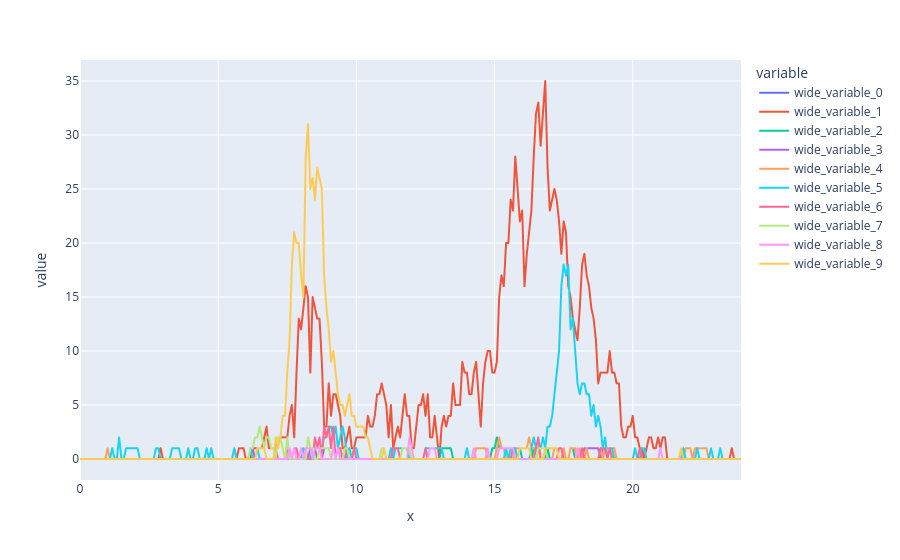

Notebook code for this chart:
### Code cell
import plotly.express as px 
px.line(x = [i * 5 / 60 for i in range(0, 288)], 
        y = [np.array(distr_of_jams(random.randint(0, 200))) for k in range(0, 10)])

### Figure 1 — Plotly figure (JSON) as saved in the notebook; plotly's stock layout.template omitted (floating-point values rounded to 4 significant figures; data arrays with more than 128 entries replaced by an {"elided": "..."} marker saying what was removed)
{"data": [{"hovertemplate": "variable=wide_variable_0<br>x=%{x}<br>value=%{y}<extra></extra>", "legendgroup": "wide_variable_0", "line": {"color": "#636efa", "dash": "solid"}, "marker": {"symbol": "circle"}, "mode": "lines", "name": "wide_variable_0", "showlegend": true, "type": "scattergl", "x": {"elided": "288 float values"}, "xaxis": "x", "y": {"elided": "288 int values"}, "yaxis": "y"}, {"hovertemplate": "variable=wide_variable_1<br>x=%{x}<br>value=%{y}<extra></extra>", "legendgroup": "wide_variable_1", "line": {"color": "#EF553B", "dash": "solid"}, "marker": {"symbol": "circle"}, "mode": "lines", "name": "wide_variable_1", "showlegend": true, "type": "scattergl", "x": {"elided": "288 float values"}, "xaxis": "x", "y": {"elided": "288 int values"}, "yaxis": "y"}, {"hovertemplate": "variable=wide_variable_2<br>x=%{x}<br>value=%{y}<extra></extra>", "legendgroup": "wide_variable_2", "line": {"color": "#00cc96", "dash": "solid"}, "marker": {"symbol": "circle"}, "mode": "lines", "name": "wide_variable_2", "showlegend": true, "type": "scattergl", "x": {"elided": "288 float values"}, "xaxis": "x", "y": {"elided": "288 int values"}, "yaxis": "y"}, {"hovertemplate": "variable=wide_variable_3<br>x=%{x}<br>value=%{y}<extra></extra>", "legendgroup": "wide_variable_3", "line": {"color": "#ab63fa", "dash": "solid"}, "marker": {"symbol": "circle"}, "mode": "lines", "name": "wide_variable_3", "showlegend": true, "type": "scattergl", "x": {"elided": "288 float values"}, "xaxis": "x", "y": {"elided": "288 int values"}, "yaxis": "y"}, {"hovertemplate": "variable=wide_variable_4<br>x=%{x}<br>value=%{y}<extra></extra>", "legendgroup": "wide_variable_4", "line": {"color": "#FFA15A", "dash": "solid"}, "marker": {"symbol": "circle"}, "mode": "lines", "name": "wide_variable_4", "showlegend": true, "type": "scattergl", "x": {"elided": "288 float values"}, "xaxis": "x", "y": {"elided": "288 int values"}, "yaxis": "y"}, {"hovertemplate": "variable=wide_variable_5<br>x=%{x}<br>value=%{y}<extra></extra>", "legendgroup": "wide_variable_5", "line": {"color": "#19d3f3", "dash": "solid"}, "marker": {"symbol": "circle"}, "mode": "lines", "name": "wide_variable_5", "showlegend": true, "type": "scattergl", "x": {"elided": "288 float values"}, "xaxis": "x", "y": {"elided": "288 int values"}, "yaxis": "y"}, {"hovertemplate": "variable=wide_variable_6<br>x=%{x}<br>value=%{y}<extra></extra>", "legendgroup": "wide_variable_6", "line": {"color": "#FF6692", "dash": "solid"}, "marker": {"symbol": "circle"}, "mode": "lines", "name": "wide_variable_6", "showlegend": true, "type": "scattergl", "x": {"elided": "288 float values"}, "xaxis": "x", "y": {"elided": "288 int values"}, "yaxis": "y"}, {"hovertemplate": "variable=wide_variable_7<br>x=%{x}<br>value=%{y}<extra></extra>", "legendgroup": "wide_variable_7", "line": {"color": "#B6E880", "dash": "solid"}, "marker": {"symbol": "circle"}, "mode": "lines", "name": "wide_variable_7", "showlegend": true, "type": "scattergl", "x": {"elided": "288 float values"}, "xaxis": "x", "y": {"elided": "288 int values"}, "yaxis": "y"}, {"hovertemplate": "variable=wide_variable_8<br>x=%{x}<br>value=%{y}<extra></extra>", "legendgroup": "wide_variable_8", "line": {"color": "#FF97FF", "dash": "solid"}, "marker": {"symbol": "circle"}, "mode": "lines", "name": "wide_variable_8", "showlegend": true, "type": "scattergl", "x": {"elided": "288 float values"}, "xaxis": "x", "y": {"elided": "288 int values"}, "yaxis": "y"}, {"hovertemplate": "variable=wide_variable_9<br>x=%{x}<br>value=%{y}<extra></extra>", "legendgroup": "wide_variable_9", "line": {"color": "#FECB52", "dash": "solid"}, "marker": {"symbol": "circle"}, "mode": "lines", "name": "wide_variable_9", "showlegend": true, "type": "scattergl", "x": {"elided": "288 float values"}, "xaxis": "x", "y": {"elided": "288 int values"}, "yaxis": "y"}], "layout": {"legend": {"title": {"text": "variable"}, "tracegroupgap": 0}, "margin": {"t": 60}, "xaxis": {"anchor": "y", "domain": [0, 1], "title": {"text": "x"}}, "yaxis": {"anchor": "x", "domain": [0, 1], "title": {"text": "value"}}}}
